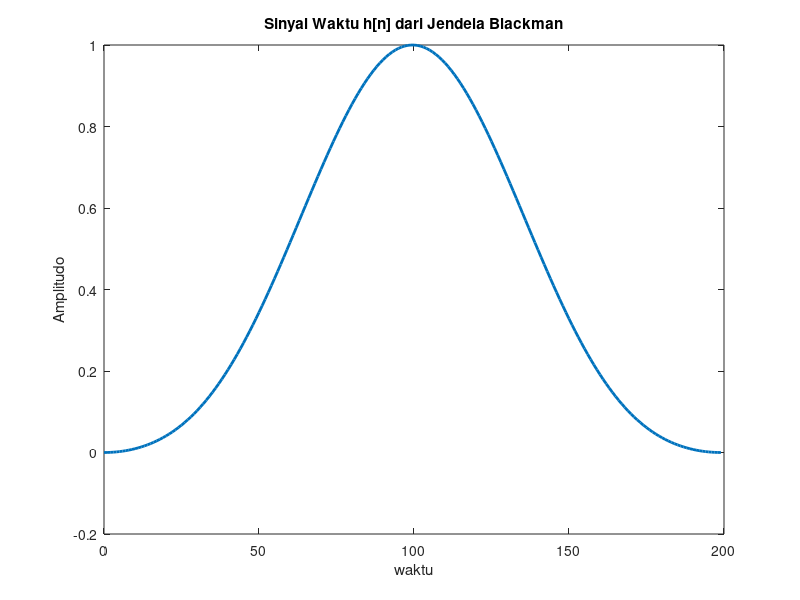
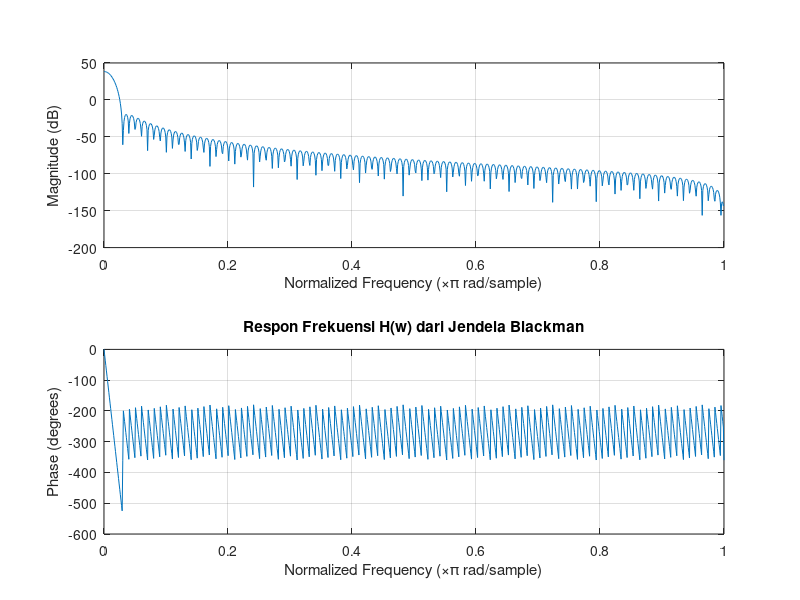
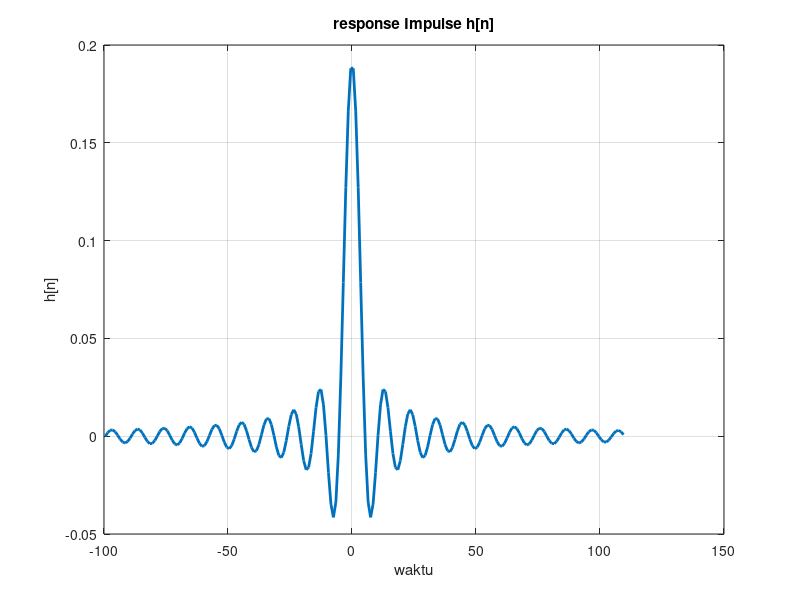
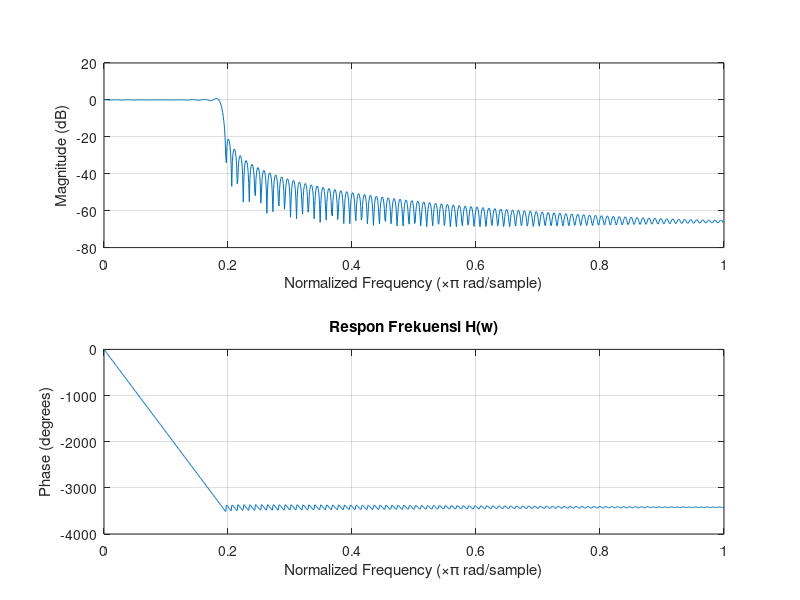

The MATLAB source for these figures, in order:
close all
clear
clc

% Input parameter
Ap = 0.5;    % Ripple pada bandstop dalam dB
Ar = 46;     % Penurunan pada bandpass dalam dB
Wp = 0.4;    % Frekuensi cut-off pada lowpass
Wr = 0.8;    % Frekuensi batas pada bandstop
N = 200;     % panjang window

Wc = (Wp + Wr) / 2;

% Window Function
w = blackman(N); 

% Ideal Filter
m = (N-1)/2;
nn = 0:2*m+10;
h_n = Wc/pi * sinc(Wc/pi * (nn-m)); 

% Convolution Window and Ideal FIlter
yy_n = conv(h_n, w);

% Generate a signal 
t = 0:0.001:10;
xx_n = sin(10*t)+cos(20*t)+sin(150*t);

% Build a Filter
filtered_signal = filter(yy_n,1,xx_n);

% ========================================= Fungsi Window w[n]
figure;
plot(0:N-1, w,'LineWidth', 2);
title('Sinyal Waktu h[n] dari Jendela Blackman');
xlabel('waktu');
ylabel('Amplitudo');

% Respon Frekuensi H(w)
figure;
freqz(w, 1, 1024); % Menggunakan freqz untuk menghitung dan menampilkan respon frekuensi
title('Respon Frekuensi H(w) dari Jendela Blackman');

% =========================================== Filter Ideal
% Plot fungsi domain waktu
figure;
plot((nn-m), h_n, 'LineWidth', 2);
title('response Impulse h[n]');
xlabel('waktu');
ylabel('h[n]');
grid on;

% Respon Frekuensi H(w)
figure;
freqz(h_n, 1, 1024); % Menggunakan freqz untuk menghitung dan menampilkan respon frekuensi
title('Respon Frekuensi H(w)');

% ========================================= Konvolusi 

% Plot hasil convolution
figure;
plot(yy_n, 'LineWidth', 2);
title('Convolution Result');
xlabel('waktu');
ylabel('Amplitude');
grid on;

% Respon Frekuensi H(w)
figure;
freqz(yy_n, 1, 1024); % Menggunakan freqz untuk menghitung dan menampilkan respon frekuensi
title('Respon Frekuensi H(w)');
% ========================================= Sinyal Original dan terfilter

figure;

subplot(2,1,1);
plot(t,xx_n,'LineWidth', 2);
title('Original signal');
xlabel('waktu');
ylabel('Amplitude');

subplot(2,1,2);
plot(t, filtered_signal,'LineWidth', 2);
title('filtered signal');
xlabel('waktu');
ylabel('Amplitude');
grid on;

